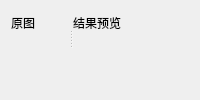
<?xml version="1.0" encoding="UTF-8"?>
<ui version="4.0">
 <class>ExamplePreviewEditor</class>
 <widget class="QWidget" name="ExamplePreviewEditor">
  <layout class="QVBoxLayout" name="rootLayout" stretch="1,0">
   <item><widget class="QSplitter" name="images">
    <property name="orientation"><enum>Qt::Horizontal</enum></property>
    <widget class="QWidget" name="sourcePanel"><layout class="QVBoxLayout" name="sourceLayout">
     <item><widget class="QLabel" name="sourceTitle"><property name="text"><string>原图</string></property></widget></item>
     <item><widget class="QWidget" name="sourceSlot"><layout class="QVBoxLayout" name="sourceSlotLayout"/></widget></item>
    </layout></widget>
    <widget class="QWidget" name="resultPanel"><layout class="QVBoxLayout" name="resultLayout">
     <item><widget class="QLabel" name="resultTitle"><property name="text"><string>结果预览</string></property></widget></item>
     <item><widget class="QWidget" name="resultSlot"><layout class="QVBoxLayout" name="resultSlotLayout"/></widget></item>
    </layout></widget>
   </widget></item>
   <item><widget class="QWidget" name="bindingsSlot"><layout class="QVBoxLayout" name="bindingsLayout"/></widget></item>
  </layout>
 </widget>
 <resources/>
 <connections/>
</ui>
